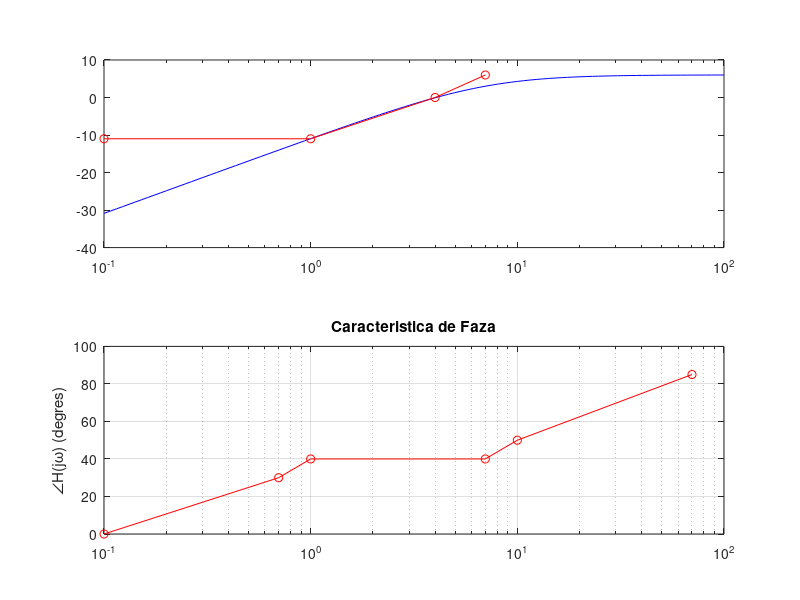

Recreate this plot in MATLAB. (Note: this script raises an error after producing the figure.)
clear;clc
% punctele aproximate pentru modul
wma=[0.1 1 4 7];ma=[-11 -11 0 6 ];
% punctele aproximate pentru faza
wfa=[0.1 0.7 1 7 10 70 ];fa=[0 30 40 40 50 85];
% reprezentarea diagramei prin puncte aproximate
 
 
 
 
subplot(211);semilogx(wma,ma,'ro-');grid
title('Caracteristica de Modul');
xlabel('\omega (rad/sec)');ylabel('|H(j\omega)|^dB'); subplot(212);semilogx(wfa,fa,'ro-');grid;shg;
title('Caracteristica de Faza');ylabel('\angleH(j\omega) (degres)');
%%
% compari?ie cu diagrama din Matlab
h=tf(2*[1 0],[1 7]);w=logspace(-1,2,1e2);
[m,f]=bode(h, w);
mv(1:1e2,1)=m(:,:,:);fv(1:1e2,1)=f(:,:,:); subplot(211);semilogx(w,20*log10(mv),'b',wma,ma,'ro-');grid title('Magnitude characteristics');
xlabel('\omega (rad/sec)');ylabel('|H(j\omega)|^dB'); subplot(212);semilogx(w,fv,'b',wfa,fa,'ro-');grid;shg; title('Phase characteristics');
xlabel('\omega (rad/sec)'); ylabel('\angleH(j\omega) (degres)');
%%
H=tf(20,[1 7 0]);
bode(H);
